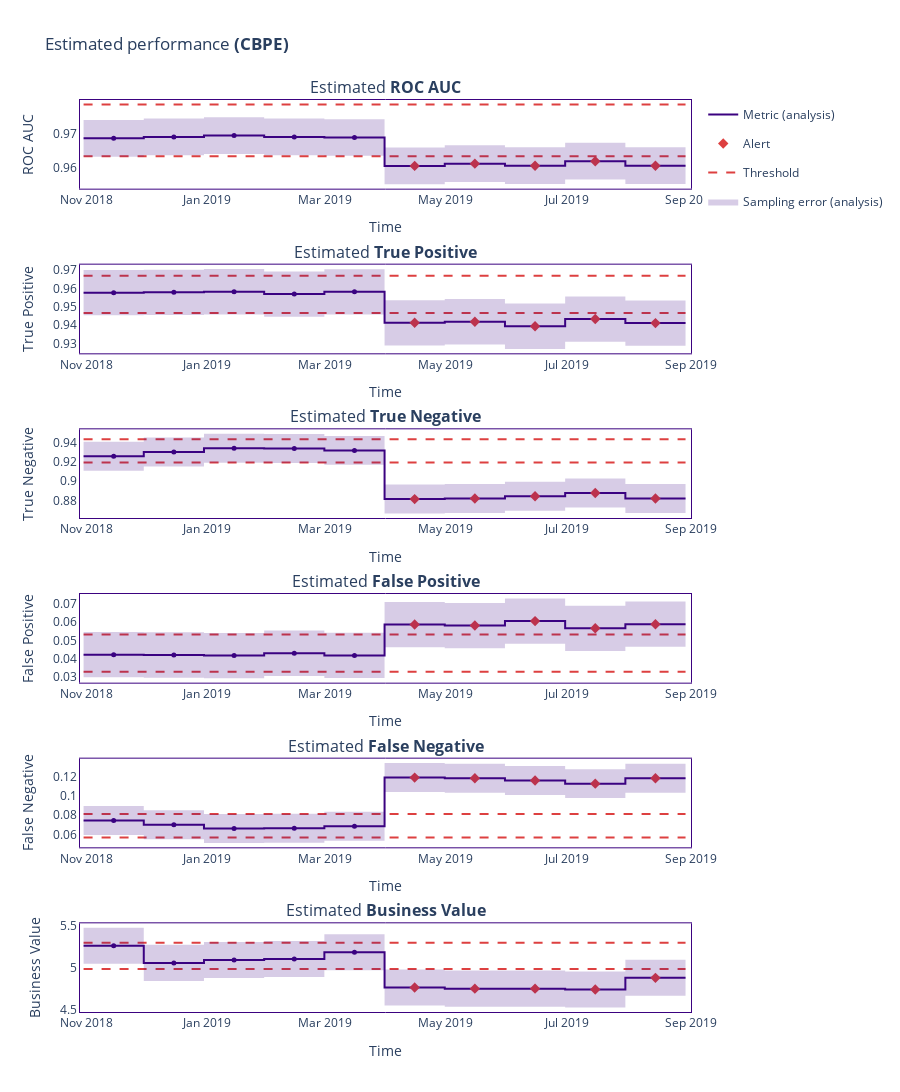

The code cell stored with this chart in its notebook:
### Code cell
metric_fig = results.filter(period='analysis').plot()
metric_fig.show()
